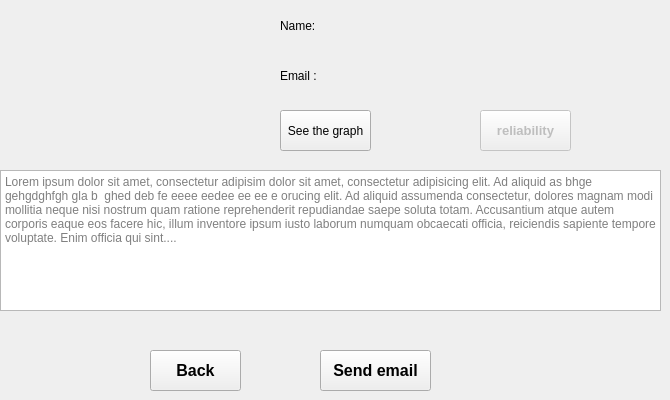
        <widget class="QWidget" name="tab_5">
         <attribute name="title">
          <string>Tenant information</string>
         </attribute>
         <widget class="QTextEdit" name="description">
          <property name="enabled">
           <bool>true</bool>
          </property>
          <property name="geometry">
           <rect>
            <x>0</x>
            <y>170</y>
            <width>661</width>
            <height>141</height>
           </rect>
          </property>
          <property name="readOnly">
           <bool>true</bool>
          </property>
          <property name="placeholderText">
           <string>Lorem ipsum dolor sit amet, consectetur adipisim dolor sit amet, consectetur adipisicing elit. Ad aliquid as bhge gehgdghfgh gla b  ghed deb fe eeee eedee ee ee e orucing elit. Ad aliquid assumenda consectetur, dolores magnam modi mollitia neque nisi nostrum quam ratione reprehenderit repudiandae saepe soluta totam. Accusantium atque autem corporis eaque eos facere hic, illum inventore ipsum iusto laborum numquam obcaecati officia, reiciendis sapiente tempore voluptate. Enim officia qui sint....</string>
          </property>
         </widget>
         <widget class="QPushButton" name="backBtn">
          <property name="geometry">
           <rect>
            <x>150</x>
            <y>350</y>
            <width>91</width>
            <height>41</height>
           </rect>
          </property>
          <property name="font">
           <font>
            <pointsize>12</pointsize>
            <bold>true</bold>
           </font>
          </property>
          <property name="text">
           <string>Back</string>
          </property>
         </widget>
         <widget class="QPushButton" name="send_email">
          <property name="geometry">
           <rect>
            <x>320</x>
            <y>350</y>
            <width>111</width>
            <height>41</height>
           </rect>
          </property>
          <property name="font">
           <font>
            <pointsize>12</pointsize>
            <bold>true</bold>
           </font>
          </property>
          <property name="text">
           <string>Send email</string>
          </property>
         </widget>
         <widget class="QLabel" name="label">
          <property name="geometry">
           <rect>
            <x>-2</x>
            <y>0</y>
            <width>261</width>
            <height>161</height>
           </rect>
          </property>
          <property name="text">
           <string/>
          </property>
          <property name="pixmap">
           <pixmap resource="icons.qrc">:/icons/client1.jpeg</pixmap>
          </property>
         </widget>
         <widget class="QLabel" name="name_label">
          <property name="geometry">
           <rect>
            <x>280</x>
            <y>10</y>
            <width>131</width>
            <height>31</height>
           </rect>
          </property>
          <property name="text">
           <string>Name:</string>
          </property>
         </widget>
         <widget class="QPushButton" name="seeTheGraph">
          <property name="geometry">
           <rect>
            <x>280</x>
            <y>110</y>
            <width>91</width>
            <height>41</height>
           </rect>
          </property>
          <property name="text">
           <string>See the graph</string>
          </property>
         </widget>
         <widget class="QLabel" name="email_label">
          <property name="geometry">
           <rect>
            <x>280</x>
            <y>60</y>
            <width>131</width>
            <height>31</height>
           </rect>
          </property>
          <property name="text">
           <string>Email :</string>
          </property>
         </widget>
         <widget class="QPushButton" name="reliability">
          <property name="enabled">
           <bool>false</bool>
          </property>
          <property name="geometry">
           <rect>
            <x>480</x>
            <y>110</y>
            <width>91</width>
            <height>41</height>
           </rect>
          </property>
          <property name="font">
           <font>
            <pointsize>10</pointsize>
            <bold>true</bold>
           </font>
          </property>
          <property name="text">
           <string>reliability</string>
          </property>
         </widget>
        </widget>
